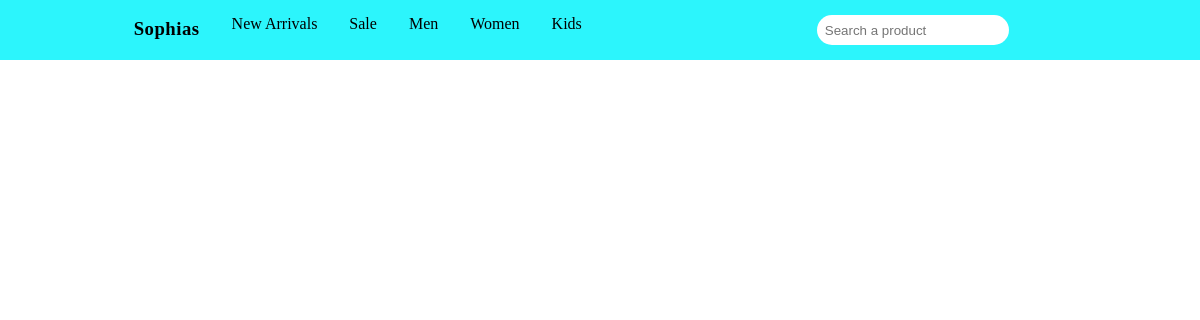
Before: /category/accessories/ with the older database file.
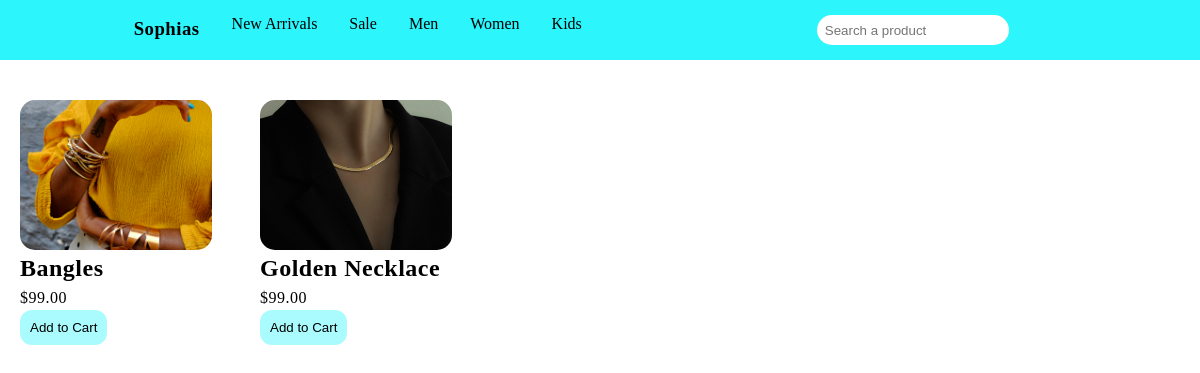
After: the same page with the newer database file.
### shop/models.py (models this page shows, shortened)
class Product(models.Model):
    category = models.ForeignKey(Category, related_name='products', on_delete=models.CASCADE)
    name = models.CharField(max_length=200)
    description = models.TextField()
    price = models.DecimalField(max_digits=10, decimal_places=2)
    image = models.ImageField(upload_to='products/')
    stock = models.PositiveIntegerField(default=0)
    available = models.BooleanField(default=True)

### shop/views.py (the view)
# urls.py: path('category/<slug:category_slug>/', views.product_list, name='product_list_by_category'),
def product_list(request, category_slug=None):
    category = None
    categories = Category.objects.all()
    products = Product.objects.filter(available=True)
    if category_slug:
        category = get_object_or_404(Category, slug=category_slug)
        products = products.filter(category=category)
    return render(request, 'product_list.html', {'category': category, 'categories': categories, 'products': products})

### shop/templates/product_list.html (shortened to what this page needs)
{% extends "base.html" %}
{% block content %}
<div class="products">
  {% for product in products %}
        <div class="item">
       <a href="{% url 'product_detail' product.id %}"><img src="{{product.image.url}}"  alt="{{ product.name }}"></a>
      <h2>{{ product.name }}</h2>
      <p>${{ product.price }}</p>
     <button> <a href="{% url 'add_to_cart' product.id %}">Add to Cart</a></buttotn>
</div>
  {% endfor %}
{% endblock %}

Changed rows visible on the page:
added Product: image (picture), name "Bangles", price "99.00"
added Product: image (picture), name "Golden Necklace", price "99.00"
